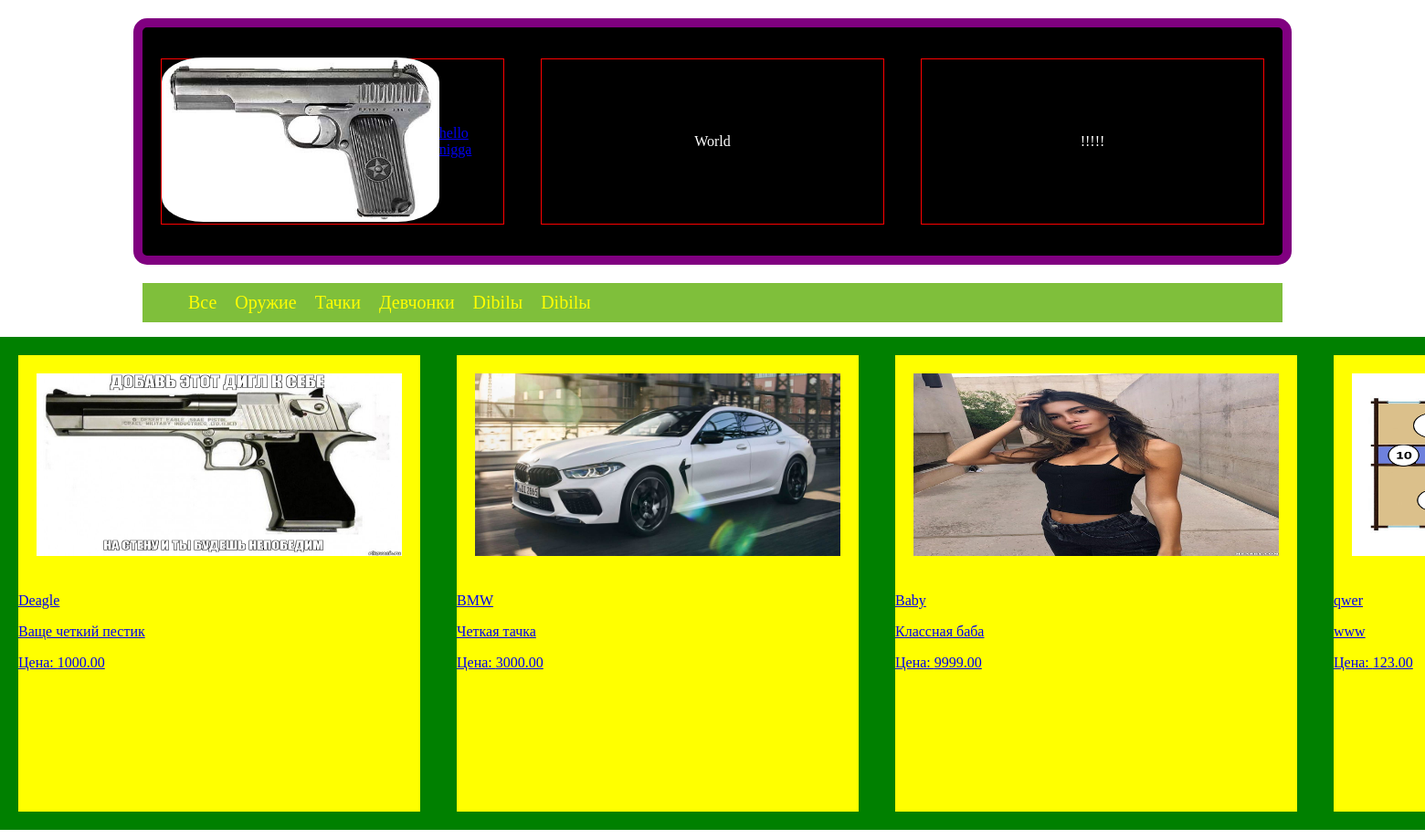
The app's page /site/ with its own data.
### new_site/models.py (models this page shows, shortened)
class Category(models.Model):
    name = models.CharField(max_length=250, blank=True)

class Product(models.Model):
    title = models.CharField(max_length=250)
    description = models.TextField()
    price = models.DecimalField(max_digits=6, decimal_places=2)
    image = models.ImageField(upload_to='images')
    created = models.DateTimeField(auto_created=True, null=True, blank=True)
    update = models.DateTimeField(auto_now=True, null=True, blank=True)
    categories = models.ForeignKey('Category', on_delete=models.CASCADE, null=True, blank=True)

### new_site/views.py (the view)
# urls.py: path('', main_page, name='main_page')
def main_page(request):
    categories = Category.objects.all()
    products = Product.objects.all()
    context = {
        'categories': categories,
        'products': products
    }
    return render(request, 'new_main_page.html', context)

### new_site/templates/new_main_page.html (shortened to what this page needs)
<!DOCTYPE html>
{% load static %}
<html lang="en">
<head>
    <link rel="stylesheet" href="{% static 'css/new_main.css' %}">
</head>
<body>
<header id="header">
    <div class="block">
        <a href="https://mail.ru/"><img src="{% static 'img/pistolet.jpg' %}" alt="" class="header__logo"></a>
        <a href="https://html5book.ru/">hello nigga</a>
    </div>
    <div class="block">World</div>
    <div class="block">!!!!!</div>
</header>
<nav class="nav">
    <ul class="nav_ul">
        <li><a href="{% url 'new_site:main_page' %}">Все</a></li>
        {% for cat in categories %}
        <li><a href="{% url 'new_site:category_sort' cat.id %}">{{ cat.name }}</a></li>
        {% endfor %}
    </ul>
</nav>
<main class="main">
{% block content %}
    {% for prod in products %}
    <div class="item_img">
            <a href="{% url 'new_site:product_detail' prod.id %}">
        <img src="{{ prod.image.url }}" alt="" class="img">
        <p>{{ prod.title }}</p>
        <p>{{ prod.description }}</p>
        <p>Цена: {{ prod.price }}</p>
            </a>
    </div>
    {% endfor %}
{% endblock %}
</main>
</body>
</html>

### new_site/static/css/new_main.css (style rules this page uses)
body { margin: 0; padding: 0; }
#header { margin: 20px auto; display: flex; justify-content: space-around; align-items: center; width: 80%; height: 250px; border: 10px solid purple; background: black; border-radius: 15px; }
.block { display: flex; justify-content: center; align-items: center; width: 30%; height: 180px; color: white; border: 1px solid red; }
.header__logo { width: 100%; height: 180px; border-radius: 15%; }
.main { display: flex; justify-content: space-around; margin: 10px auto; background: green; }
.nav { width: 80%; margin: 10px auto; background : #7fbf3b; }
.nav_ul { display: flex; list-style: none; }
.nav_ul li { padding: 10px; }
.nav_ul a { text-decoration: none; color: yellow; font-size: 20px; }
.item_img { width: 440px; height: 500px; margin: 20px; background: yellow; }
.img { width: 400px; height: 200px; padding: 20px; }

### records on screen
Category: name "Оружие"
Category: name "Тачки"
Category: name "Девчонки"
Category: name "Dibilы"
Category: name "Dibilы"
Product: image (picture), title "Deagle", description "Ваще четкий пестик", price "1000.00"
Product: image (picture), title "BMW", description "Четкая тачка", price "3000.00"
Product: image (picture), title "Baby", description "Классная баба", price "9999.00"
Product: image (picture), title "qwer", description "www", price "123.00"
